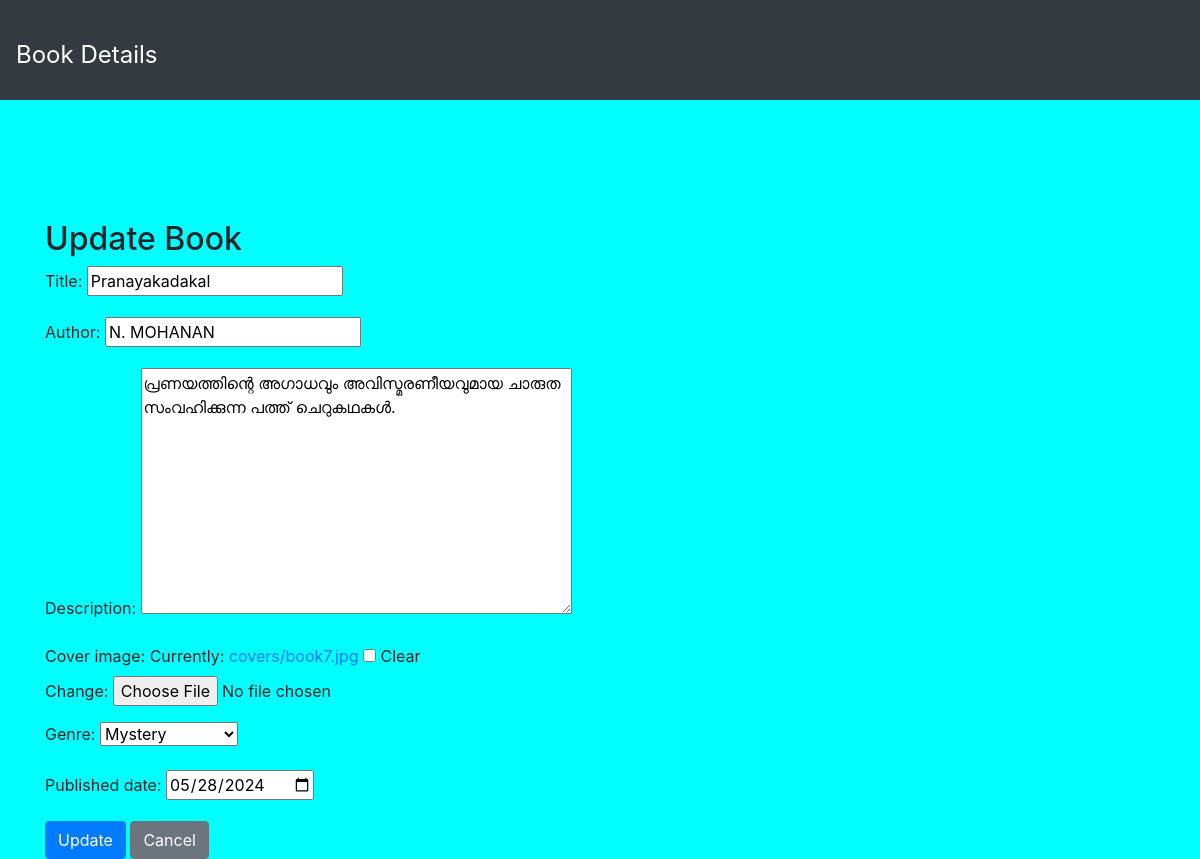
Page /books/8/update/ on the committed database.
### books/models.py (models this page shows)
class Book(models.Model):
    title = models.CharField(max_length=200)
    author = models.CharField(max_length=100)
    description = models.TextField()
    cover_image = models.ImageField(upload_to='covers/', blank=True, null=True)
    genre = [
        ('fiction', 'Fiction'),
        ('nonfiction', 'Non-Fiction'),
        ('sci-fi', 'Science Fiction'),
        ('fantasy', 'Fantasy'),
        ('mystery', 'Mystery'),
    ]
    genre = models.CharField(max_length=100, choices=genre)
    published_date = models.DateField()

### books/views.py (the view)
# urls.py: path('<int:book_id>/update/', update_book, name='update_book'),
def update_book(request, book_id):
    book = get_object_or_404(Book, id=book_id)
    if request.method == 'POST':
        form = BookForm(request.POST, request.FILES, instance=book)
        if form.is_valid():
            form.save()
            return redirect('book_detail', book_id=book.id)
    else:
        form = BookForm(instance=book)
    return render(request, 'update_book.html', {'form': form, 'book': book})

### books/forms.py
class BookForm(forms.ModelForm):
    class Meta:
        model = Book
        fields = ['title', 'author', 'description', 'cover_image', 'genre', 'published_date']
        widgets = {
            'published_date': forms.DateInput(attrs={'type': 'date'})
        }

### templates/update_book.html (shortened to what this page needs)
{% load static %}
<!DOCTYPE html>
<html lang="en">
<head>
    <link rel="stylesheet" href="https://cdn.jsdelivr.net/npm/bootstrap@4.0.0/dist/css/bootstrap.min.css">
    <link rel="stylesheet" href="{% static 'style.css' %}">
</head>
<body>
<nav class="navbar navbar-dark bg-dark">
    <a class="navbar-brand" href="">Book Details </a>
</nav>
<br>
<br>
<br>
    <div class="container mt-5">
        <h2>Update Book</h2>
        <form method="post" enctype="multipart/form-data">
            {{ form.as_p }}
            <button type="submit" class="btn btn-primary">Update</button>
            <a href="{% if book.id %}{% url 'book_detail' book.id %}{% else %}{% url 'book_list' %}{% endif %}" class="btn btn-secondary">Cancel</a>
        </form>
    </div>
</body>
</html>

### static/style.css (style rules this page uses)
body { background-color:aqua; }
.navbar { height: 1000px; }

### templates/update_book.html (style rules this page uses)
body { background-color:aqua; }
.navbar { padding: 0.5rem 1rem; height: 100px; }
.navbar-brand { font-size: 1.5rem; height: 40px; line-height: 40px; }

### rows in the picture
Book: title "Pranayakadakal", author "N. MOHANAN", description "പ്രണയത്തിന്റെ അഗാധവും അവിസ്മരണീയവുമായ ചാരുത സംവഹിക്കുന്ന പത്ത് ചെറുകഥകൾ.", genre "Mystery", published_date "05/28/2024"
